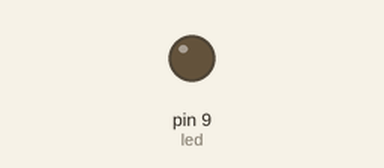
A sketch run on a simulated Arduino Uno, built with avr-gcc and run on an emulated ATmega328P. Parts: output pins drawn as LEDs (lit = HIGH).

Above: at 0.05 s.
At 0.85 s:
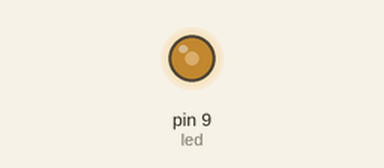
At 1.6 s:
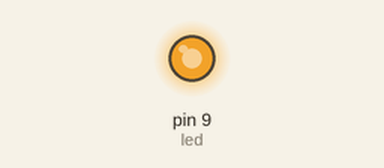
At 3.2 s:
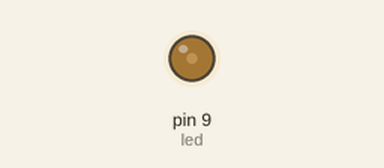
Timing chart, 0 to 8.3 s (numbered marks = the images above):
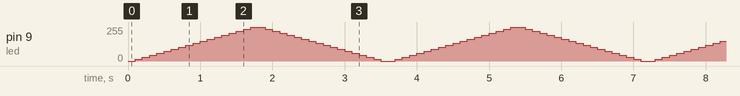

The sketch:

pwmLEDPra.ino
```cpp
/* 宣告整數常數 led, 並將其值設為 3 */
const int led = 9;

void setup() {

}

void loop() {
  for (int fadeVal = 0 ; fadeVal <= 255; fadeVal = fadeVal + 15) {
    /* 將 PWM 調整後的電壓值輸出到指定的 PWM 腳位 */
    analogWrite(led, fadeVal);
    /* 使程式停止在上一行的階段 0.1 秒 */
    delay(100);
  }

  for (int fadeVal = 255 ; fadeVal >= 0; fadeVal = fadeVal - 15) {
     /* 將 PWM 調整後的電壓值輸出到指定的 PWM 腳位 */
    analogWrite(led, fadeVal);
     /* 使程式停止在上一行的階段 0.1 秒 */
    delay(100);
  }
}
```
